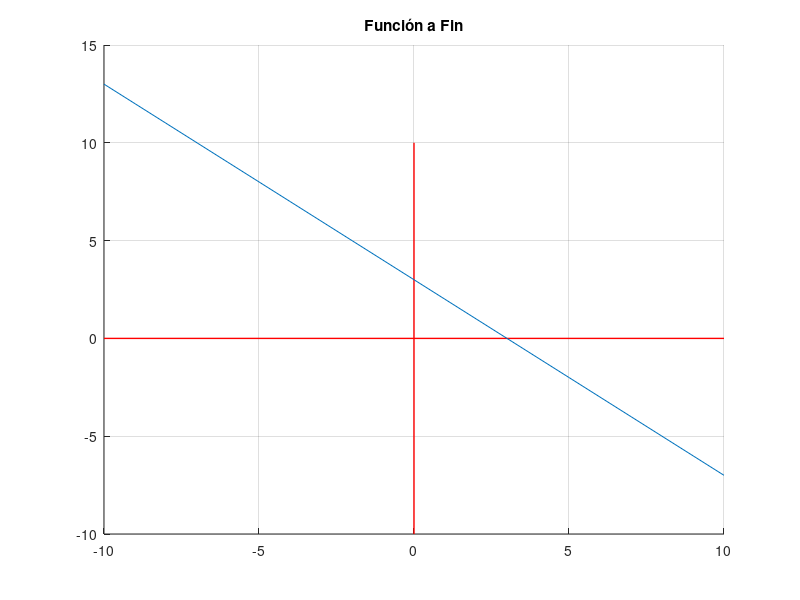

Write MATLAB code to recreate this figure.
% Octave Script
% Title                 :Tema 2.10: Otro tipo de funciones(FunciónAFin)
% Nombre del equipo     :"The Avengers"
% Integrantes           :Guadalupe Cristel Martinez
%                       :Ana Cristina Franco Gonzalez
%                       :Guadalupe Rivera Maldonado.
%                       :Orlando Urbano Trejo
%                       :Alexandro Perez Aguirre
%                       :Adriana Trejo Patricio
% Date                  :25_11_2021
% Version               :1
% Usage                 :octave>path/FunciónAFin
%                       :Requiere aplicación octave, usar linea de comandos
%                       :https://octaveintro.readthedocs.io/en/latest/index.htm


clear
% Dominio de la función
x=-10:1:10
% Regla de Correspondencia
fx=-x + 3
hold on
grid on;
plot([-10 10],[0 0],'r-',"linewidth",1,"markersize",3);
plot([0 0],[-10 10],'r-',"linewidth",1,"markersize",3);
% Plotear función
plot (x,fx)
title(['Función a Fin']);
